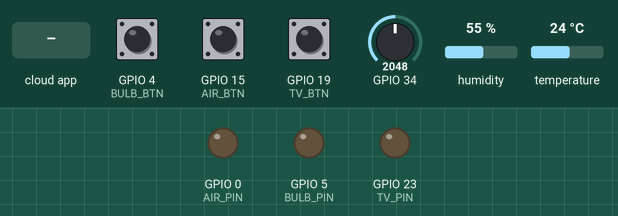
Bench run of a sketch on a simulated ESP32. Shown: output pins drawn as LEDs (lit = HIGH). The test bench sets the inputs (shaded band); at power-on: GPIO 4 (BULB_BTN) HIGH, GPIO 15 (AIR_BTN) HIGH, GPIO 19 (TV_BTN) HIGH, GPIO 34 = 2048, humidity 55 %, temperature 24 °C. WiFi joins after 1.5 s; servers stay silent unless stated; the Firebase database answers and starts empty; what the sketch prints to the serial monitor is not drawn.

Above: at 2.8 s.
2.9 s: GPIO 4 (BULB_BTN) pulled LOW for 3.2 s
At 3.7 s:
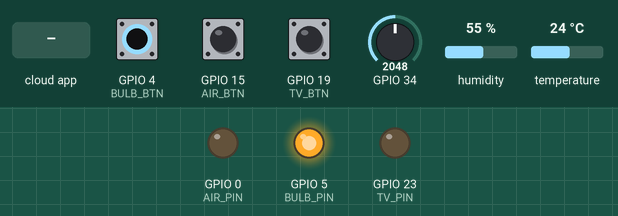
7.6 s: GPIO 15 (AIR_BTN) pulled LOW for 0.15 s
At 8.9 s:
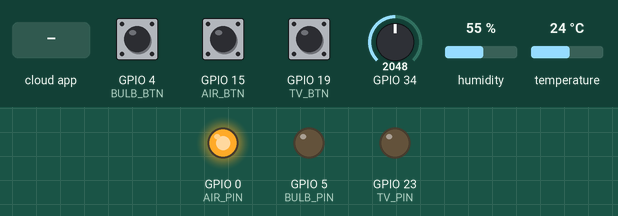
9.3 s: GPIO 19 (TV_BTN) pulled LOW for 3.2 s
At 12.7 s:
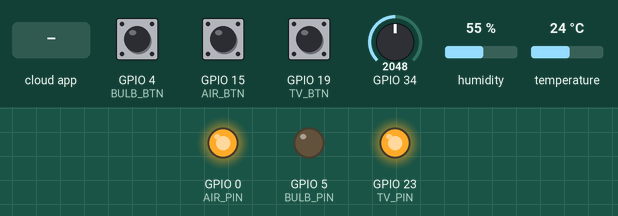
14.0 s: the phone or cloud app sets Air_conditional to 0
At 15.8 s:
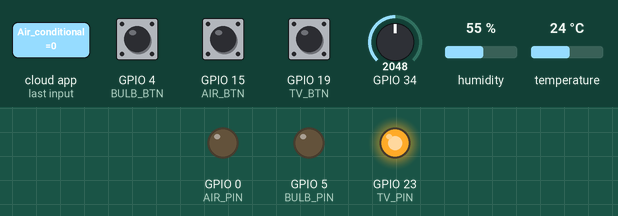
16.1 s: the phone or cloud app sets Bulb to 1
At 18.0 s:
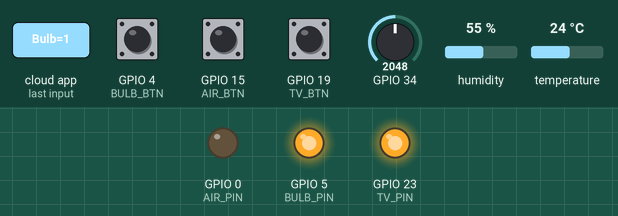
18.3 s: the phone or cloud app sets Air_conditional to 1
At 18.9 s:
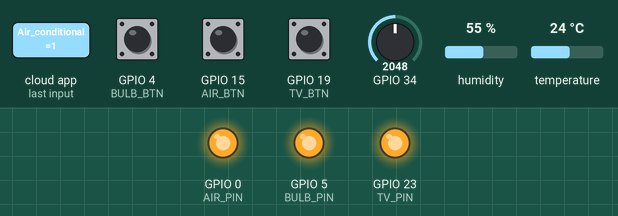
Timing chart, 0 to 21.1 s (numbered marks = the images above; inputs shaded):
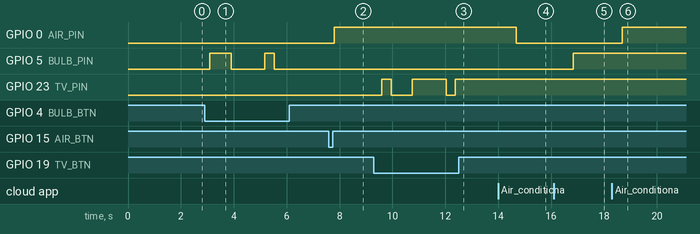

The sketch:

ESP32_code.ino
```cpp
#include <DHT.h>
#include <WiFi.h>
#include <Firebase_ESP_Client.h>
#include <addons/TokenHelper.h>
#include <addons/RTDBHelper.h>
//DHT set up
#define DHTPIN 32
#define DHTTYPE    DHT11
DHT dht(DHTPIN, DHTTYPE);
// Button set up
const int AIR_BTN = 15;
String AIR_STT = "0";
int AIR_PIN = 0;
const int BULB_BTN = 4;
String  BULB_STT = "0";
int BULB_PIN = 5;
const int TV_BTN = 19;
String  TV_STT = "0";
int TV_PIN = 23;
//#define WIFI_SSID "718"
//#define WIFI_PASSWORD "718@dcmk"
#define WIFI_SSID "IoT Lab"
#define WIFI_PASSWORD "IoT@123456"
#define DATABASE_URL "smart-home-iot-5c4de-default-rtdb.asia-southeast1.firebasedatabase.app"
#define API_KEY "AIzaSyBWfuLCmEY65-V1aKIO5ws9j8zp2S7xDiI"
#define USER_EMAIL "caotiensy2k3@gmail.com"
#define USER_PASSWORD "06102003s"
FirebaseData fbdo;
FirebaseAuth auth;
FirebaseConfig config;
unsigned long senddataMillis = 0;
unsigned long getdataMillis = 0;
float gas_val, temp_val, humi_val, gas_per;

void setup() {
  Serial.begin(115200);
  delay(100);
  dht.begin();
  devices();
  WiFi.begin(WIFI_SSID, WIFI_PASSWORD);
  Serial.print("Connceting to WiFi");
  while(WiFi.status() != WL_CONNECTED){
    Serial.print(".");
    delay(300);
  }
  Serial.println();
  Serial.print("Connected with IP: ");
  Serial.println(WiFi.localIP());
  Serial.println();
  Serial.printf("Firebase Client v%s\n\n", FIREBASE_CLIENT_VERSION);
  auth.user.email = USER_EMAIL;
  auth.user.password = USER_PASSWORD;
  config.host = DATABASE_URL;
  config.api_key = API_KEY;
  config.database_url = DATABASE_URL;
  config.token_status_callback = tokenStatusCallback;
  Firebase.reconnectWiFi(true);
  //fbdo.setBSSLBufferSize(4096 /* Rx buffer size in bytes from 512 - 16384 */, 1024 /* Tx buffer size in bytes from 512 - 16384 */);
  // Limit the size of response payload to be collected in FirebaseData
  //fbdo.setResponseSize(2048);
  Firebase.begin(&config, &auth);
}
void devices(){
  pinMode(AIR_BTN, INPUT_PULLUP);
  pinMode(AIR_PIN, OUTPUT);
  pinMode(BULB_BTN, INPUT_PULLUP);
  pinMode(BULB_PIN, OUTPUT);
  pinMode(TV_BTN, INPUT_PULLUP);
  pinMode(TV_PIN, OUTPUT);
}
void mq_read(){
  gas_val = analogRead(34);
  gas_per = map(gas_val, 0, 4095, 0, 100);
}
void dht_read(){
  humi_val = dht.readHumidity();
  temp_val = dht.readTemperature();
  if (isnan(humi_val) || isnan(temp_val)) {
    Serial.println(F("Failed to read from DHT sensor!"));
  }
}
void loop() {
  send_data();
  if(Firebase.ready() && (millis() - getdataMillis > 1000 || getdataMillis == 0)){
    getdataMillis = millis();
    get_stt();
  }
  check_btn();
}
void send_data(){
  if(Firebase.ready() && (millis() - senddataMillis > 2000 || senddataMillis == 0)) {
    mq_read();
    dht_read();
    senddataMillis = millis();
    Firebase.RTDB.setString(&fbdo, "/Living room/Gas", gas_per);
    Firebase.RTDB.setString(&fbdo, "/Living room/Temperature", temp_val);
    Firebase.RTDB.setString(&fbdo, "/Living room/Humidity", humi_val);
    Serial.println("Upload Done!");
  }
}
void get_stt(){
  if(Firebase.RTDB.getString(&fbdo, "/Living room/Air_conditional")) {
    AIR_STT = fbdo.stringData();
    if(AIR_STT=="1"){
      digitalWrite(AIR_PIN,HIGH);
    } else{
      digitalWrite(AIR_PIN,LOW);
    }
  }
  if(Firebase.RTDB.getString(&fbdo, "/Living room/Bulb")) {
    BULB_STT = fbdo.stringData();
    if(BULB_STT=="1"){
      digitalWrite(BULB_PIN,HIGH);
    } else{
        digitalWrite(BULB_PIN,LOW);
    }
  }
  if(Firebase.RTDB.getString(&fbdo, "/Living room/TV")) {
    TV_STT = fbdo.stringData();
    if(TV_STT=="1"){
      digitalWrite(TV_PIN,HIGH);
    } else{
        digitalWrite(TV_PIN,LOW);
    }
  }
}
void check_btn(){
  if(digitalRead(AIR_BTN)==LOW){
    delay(200);
    if(AIR_STT=="1"){
      digitalWrite(AIR_PIN,LOW);
      AIR_STT="0";
    }else{
      digitalWrite(AIR_PIN,HIGH);
      AIR_STT="1";
    }
    Firebase.RTDB.setString(&fbdo, "/Living room/Air_conditional", AIR_STT);
  }
  if(digitalRead(BULB_BTN)==LOW){
    delay(200);
    if(BULB_STT=="1"){
      digitalWrite(BULB_PIN,LOW);
      BULB_STT="0";
    }else{
      digitalWrite(BULB_PIN,HIGH);
      BULB_STT="1";
    }
    Firebase.RTDB.setString(&fbdo, "/Living room/Bulb", BULB_STT);
  }
  if(digitalRead(TV_BTN)==LOW){
    delay(200);
    if(TV_STT=="1"){
      digitalWrite(TV_PIN,LOW);
      TV_STT="0";
    }else{
      digitalWrite(TV_PIN,HIGH);
      TV_STT="1";
    }
    Firebase.RTDB.setString(&fbdo, "/Living room/TV", TV_STT);
  }
}
```

Measured:
- after the input at 2.9 s, GPIO 5 (BULB_PIN): LOW → HIGH after 0.20 s, → LOW 0.80 s later, → HIGH 1.3 s later, → LOW 0.35 s later
- after the input at 7.6 s, GPIO 0 (AIR_PIN): LOW → HIGH after 0.20 s
- after the input at 9.3 s, GPIO 23 (TV_PIN): goes HIGH 0.35 s, LOW 0.80 s, HIGH 1.3 s, LOW 0.35 s, then HIGH, starting after 0.30 s
- after the input at 14.0 s, GPIO 0 (AIR_PIN): HIGH → LOW after 0.68 s
- after the input at 16.1 s, GPIO 5 (BULB_PIN): LOW → HIGH after 0.73 s
- after the input at 18.3 s, GPIO 0 (AIR_PIN): LOW → HIGH after 0.38 s
